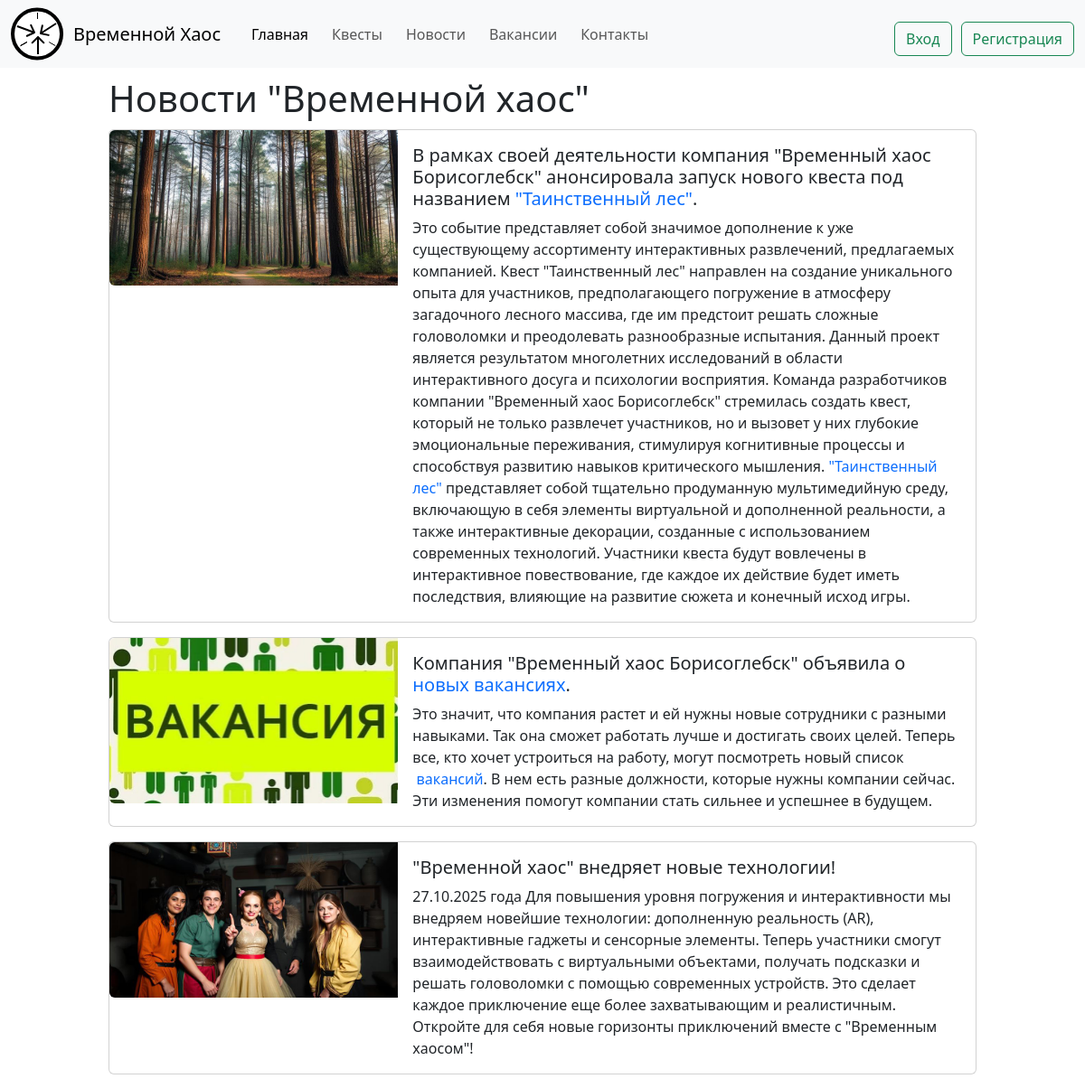
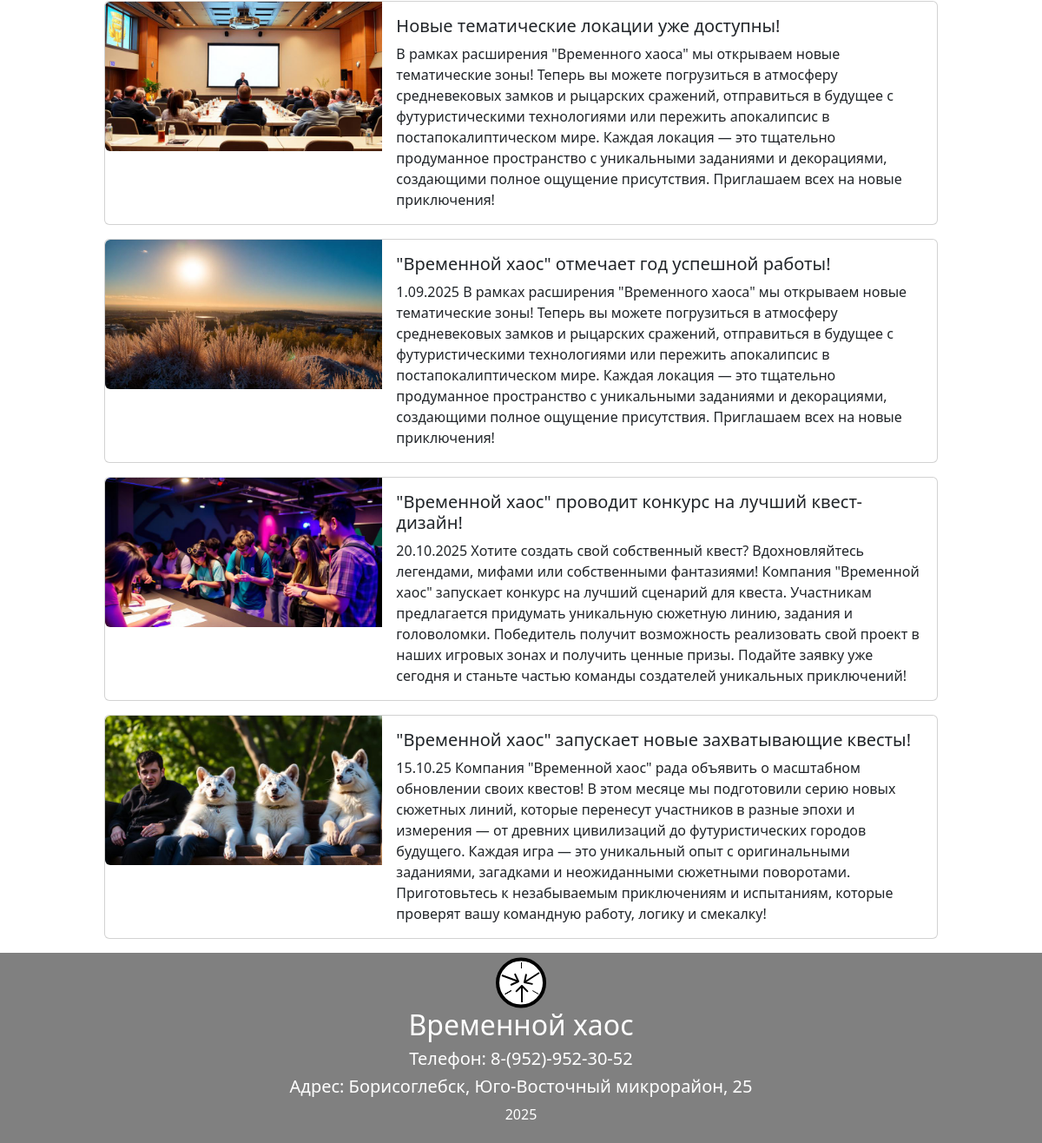
Page /news.php on the committed database (2 pictures, top to bottom).
### tables this page shows
CREATE TABLE `news` (
  `id_n` int NOT NULL,
  `name` varchar(250) NOT NULL,
  `description` varchar(5000) NOT NULL,
  `foto` varchar(150) NOT NULL
);

### news.php (the view, shortened to what this page needs)
<?php
include('header.php');
?>
<div class="main">
    <h1 class="color d-flex centr margin-top">Новости "Временной хаос"</h1>
        <?php
      $sql = "SELECT * FROM news ORDER BY id_n DESC";
      $result = $link->query($sql);
      while ($row = $result->fetch_assoc()) {
      ?>
        <div class="card mb-3 margin-top" style="max-width: 1500px;">
            <div class="row g-0">
              <div class="col-md-4">
                <img src="<?php echo $row['foto']; ?>" class="img-fluid rounded-start" alt="" class="kartimg">
              </div>
              <div class="col-md-8">
                <div class="card-body">
                  <h5 class="card-title black"><?php echo $row['name']; ?></h5>
                  <p class="card-text black"><?php echo $row['description']; ?></p>
                </div>
              </div>
            </div>
</div>
<?php } ?>
</div>
<?php
include('footer.php');
?>

### css/style.css (style rules this page uses)
* { margin: 0; padding: 0; }
a { text-decoration: none; }
.centr { text-align: center; }
.main { max-width: 80%; margin: 0 auto; }
.margin-top { margin-top: 10px; }

### rows in the picture
news: foto (picture), name "В рамках своей деятельности компания \"Временный хаос Борисоглебск\" анонсировала запуск нового квеста под названием \"Таинственный лес\" .", description "Это событие представляет собой значимое дополнение к уже существующему ассортименту интерактивных развлечений, предлагаемых компанией. Квест \"Таинственный лес\" направлен на создание уникального опыта для участников, предполагающего погружение в атмосферу загадочного лесного массива, где им предстоит решать сложные головоломки и преодолевать разнообразные испытания. Данный проект является результатом многолетних исследований в области интерактивного досуга и психологии восприятия. Команда разработчиков компании \"Временный хаос Борисоглебск\" стремилась создать квест, который не только развлечет участников, но и вызовет у них глубокие эмоциональные переживания, стимулируя когнитивные процессы…"
news: foto (picture), name "Компания \"Временный хаос Борисоглебск\" объявила о новых вакансиях .", description "Это значит, что компания растет и ей нужны новые сотрудники с разными навыками. Так она сможет работать лучше и достигать своих целей. Теперь все, кто хочет устроиться на работу, могут посмотреть новый список вакансий . В нем есть разные должности, которые нужны компании сейчас. Эти изменения помогут компании стать сильнее и успешнее в будущем."
news: foto (picture), name "\"Временной хаос\" внедряет новые технологии!", description "27.10.2025 года Для повышения уровня погружения и интерактивности мы внедряем новейшие технологии: дополненную реальность (AR), интерактивные гаджеты и сенсорные элементы. Теперь участники смогут взаимодействовать с виртуальными объектами, получать подсказки и решать головоломки с помощью современных устройств. Это сделает каждое приключение еще более захватывающим и реалистичным. Откройте для себя новые горизонты приключений вместе с \"Временным хаосом\"!"
news: foto (picture), name "Новые тематические локации уже доступны!", description "В рамках расширения \"Временного хаоса\" мы открываем новые тематические зоны! Теперь вы можете погрузиться в атмосферу средневековых замков и рыцарских сражений, отправиться в будущее с футуристическими технологиями или пережить апокалипсис в постапокалиптическом мире. Каждая локация — это тщательно продуманное пространство с уникальными заданиями и декорациями, создающими полное ощущение присутствия. Приглашаем всех на новые приключения!"
news: foto (picture), name "\"Временной хаос\" отмечает год успешной работы!", description "1.09.2025 В рамках расширения \"Временного хаоса\" мы открываем новые тематические зоны! Теперь вы можете погрузиться в атмосферу средневековых замков и рыцарских сражений, отправиться в будущее с футуристическими технологиями или пережить апокалипсис в постапокалиптическом мире. Каждая локация — это тщательно продуманное пространство с уникальными заданиями и декорациями, создающими полное ощущение присутствия. Приглашаем всех на новые приключения!"
news: foto (picture), name "\"Временной хаос\" проводит конкурс на лучший квест-дизайн!", description "20.10.2025 Хотите создать свой собственный квест? Вдохновляйтесь легендами, мифами или собственными фантазиями! Компания \"Временной хаос\" запускает конкурс на лучший сценарий для квеста. Участникам предлагается придумать уникальную сюжетную линию, задания и головоломки. Победитель получит возможность реализовать свой проект в наших игровых зонах и получить ценные призы. Подайте заявку уже сегодня и станьте частью команды создателей уникальных приключений!"
news: foto (picture), name "\"Временной хаос\" запускает новые захватывающие квесты!", description "15.10.25 Компания \"Временной хаос\" рада объявить о масштабном обновлении своих квестов! В этом месяце мы подготовили серию новых сюжетных линий, которые перенесут участников в разные эпохи и измерения — от древних цивилизаций до футуристических городов будущего. Каждая игра — это уникальный опыт с оригинальными заданиями, загадками и неожиданными сюжетными поворотами. Приготовьтесь к незабываемым приключениям и испытаниям, которые проверят вашу командную работу, логику и смекалку!"
